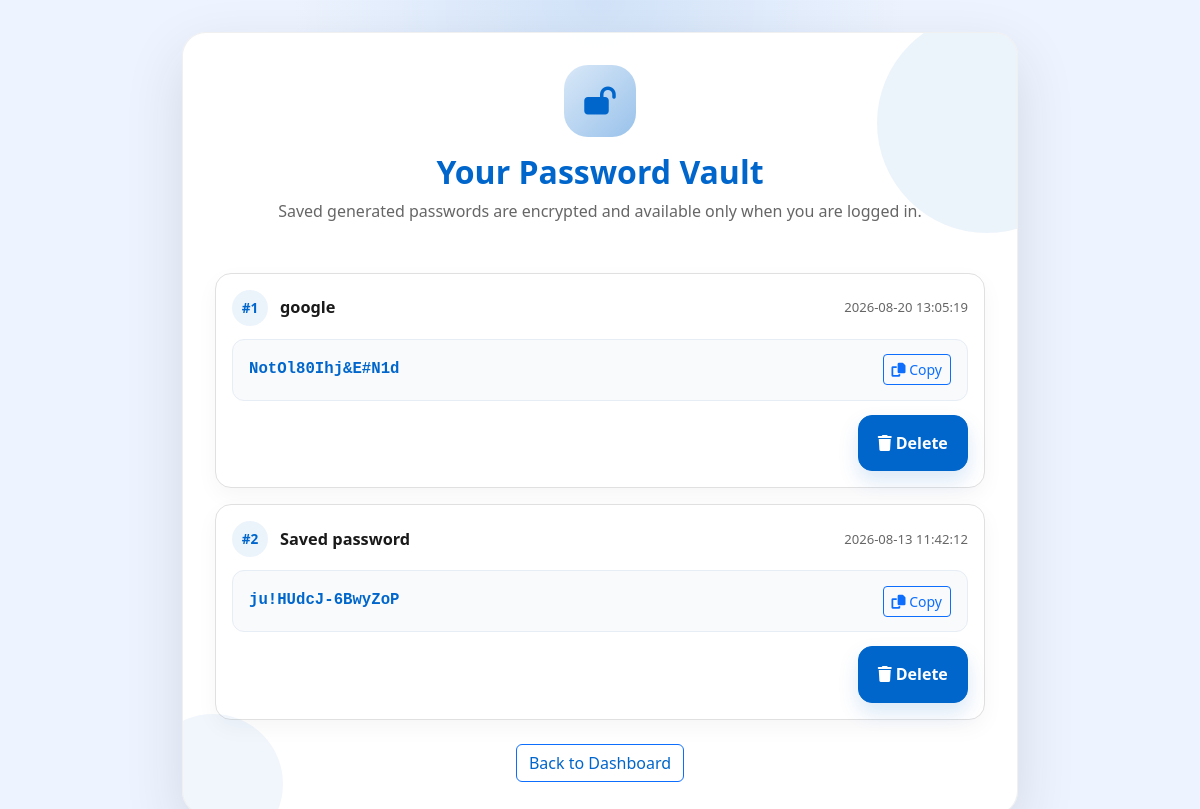
/vault.php (signed in), run on the app's committed database.
### tables this page shows
CREATE TABLE vault_entries (
            id INTEGER PRIMARY KEY AUTOINCREMENT,
            user_id INTEGER NOT NULL,
            label TEXT,
            password TEXT NOT NULL,
            created_at DATETIME DEFAULT CURRENT_TIMESTAMP,
            FOREIGN KEY(user_id) REFERENCES users(id)
        );

### auth.php (called while the page is built, shortened)
<?php
require_once __DIR__ . '/db.php';
function currentUser() {
    return $_SESSION['user'] ?? null;
}
function getVaultCipherKey(): string {
    $key = defined('VAULT_SECRET_KEY') ? VAULT_SECRET_KEY : 'shieldos-default-vault-secret';
    return substr(hash('sha256', $key, true), 0, 32);
}
function decryptVaultPassword(string $payload): string {
    $cipher = 'aes-256-cbc';
    $key = getVaultCipherKey();
    $decoded = base64_decode($payload, true);
    $ivLength = openssl_cipher_iv_length($cipher);
    $iv = substr($decoded, 0, $ivLength);
    $encrypted = substr($decoded, $ivLength);
    $decrypted = openssl_decrypt($encrypted, $cipher, $key, OPENSSL_RAW_DATA, $iv);
    return $decrypted === false ? '' : $decrypted;
}
function getVaultEntries(int $userId): array {
    global $pdo;
    $stmt = $pdo->prepare('SELECT id, label, password, created_at FROM vault_entries WHERE user_id = :user_id ORDER BY created_at DESC');
    $stmt->execute(['user_id' => $userId]);
    $rows = $stmt->fetchAll();
    return $rows;
}
?>

### vault.php (the view, shortened to what this page needs)
<?php
require_once __DIR__ . '/auth.php';
$user = currentUser();
$entries = getVaultEntries($user['id']);
?>
<!DOCTYPE html>
<html lang="en">
<head>
    <link href="https://cdn.jsdelivr.net/npm/bootstrap@5.3.0/dist/css/bootstrap.min.css" rel="stylesheet">
    <link rel="stylesheet" href="https://cdnjs.cloudflare.com/ajax/libs/font-awesome/6.4.0/css/all.min.css">
    <link rel="stylesheet" href="https://cdn.jsdelivr.net/npm/toastify-js/src/toastify.min.css">
    <link rel="stylesheet" href="style.css">
</head>
<body class="auth-page">
    <div class="container auth-wrapper">
        <div class="auth-card">
            <div class="auth-card-top text-center mb-4">
                <div class="auth-icon mb-3"><i class="fa-solid fa-lock-open"></i></div>
                <h2 class="mb-2 text-primary">Your Password Vault</h2>
                <p class="text-muted">Saved generated passwords are encrypted and available only when you are logged in.</p>
            </div>
            <?php if (count($entries) === 0): ?>
                <div class="alert alert-info">No saved passwords found. Generate one and save it from the dashboard.</div>
            <?php else: ?>
                <div class="vault-list">
                    <?php foreach ($entries as $entryNumber => $entry): ?>
                        <div class="vault-item">
                            <div class="vault-item-header">
                                <div class="vault-item-title-wrap">
                                    <span class="vault-badge">#<?= $entryNumber + 1 ?></span>
                                    <h6 class="vault-label mb-0"><?= htmlspecialchars($entry['label']) ?></h6>
                                </div>
                                <span class="vault-date"><?= htmlspecialchars($entry['created_at']) ?></span>
                            </div>
                            <div class="vault-password-box">
                                <span class="vault-password-text"><?= htmlspecialchars($entry['password']) ?></span>
                                <button type="button" class="btn btn-sm btn-outline-primary vault-copy-btn" data-password="<?= htmlspecialchars($entry['password'], ENT_QUOTES, 'UTF-8') ?>" title="Copy password"><i class="fa-solid fa-copy"></i> Copy</button>
                            </div>
                            <div class="vault-actions">
                                <form method="POST" action="vault.php" class="vault-delete-form">
                                    <button type="submit" class="btn btn-sm btn-danger"><i class="fa-solid fa-trash me-1"></i>Delete</button>
                                </form>
                            </div>
                        </div>
                    <?php endforeach; ?>
                </div>
            <?php endif; ?>
            <div class="text-center mt-4">
                <a href="index.php" class="btn btn-outline-primary">Back to Dashboard</a>
            </div>
        </div>
    </div>
</body>
</html>

### style.css (style rules this page uses)
* { margin: 0; padding: 0; box-sizing: border-box; }
:root { --primary-blue: #0066cc; --primary-blue-light: #0080ff; --primary-blue-dark: #0052a3; --secondary-light: #f8f9fa; --text-dark: #1a1a1a; --text-muted: #666666; --border-color: #e0e0e0; --accent-green: #10b981; --accent-orange: #f59e0b; --accent-red: #ef4444; }
html { scroll-behavior: smooth; }
body { background: #ffffff; color: var(--text-dark); font-family: 'Segoe UI', -apple-system, BlinkMacSystemFont, 'Helvetica Neue', sans-serif; line-height: 1.6; }
.btn-danger, .btn-red-custom { background-color: var(--primary-blue); border-color: var(--primary-blue); color: #ffffff; font-weight: 600; border-radius: 8px; transition: all 0.3s ease; box-shadow: 0 2px 8px rgba(0, 102, 204, 0.15); }
.text-primary { color: var(--primary-blue) !important; }
.text-muted { color: var(--text-muted) !important; }
.auth-page { background: radial-gradient(circle at top, rgba(0, 102, 204, 0.12), transparent 30%), #eef4ff; min-height: 100vh; display: flex; align-items: center; justify-content: center; padding: 2rem; }
.auth-wrapper { width: 100%; max-width: 860px; margin: 0 auto; display: flex; }
.auth-card { width: 100%; background: rgba(255, 255, 255, 0.98); border: 1px solid rgba(0, 0, 0, 0.06); border-radius: 24px; box-shadow: 0 22px 60px rgba(15, 23, 42, 0.12); padding: 2rem; position: relative; overflow: hidden; display: flex; flex-direction: column; }
.auth-card::before { content: ''; position: absolute; top: -20px; right: -80px; width: 220px; height: 220px; background: rgba(0, 102, 204, 0.08); border-radius: 50%; }
.auth-card::after { content: ''; position: absolute; bottom: -40px; left: -40px; width: 140px; height: 140px; background: rgba(0, 102, 204, 0.06); border-radius: 50%; }
.auth-card-top { position: relative; z-index: 1; }
.auth-card .btn-danger, .auth-card .btn-primary { background-color: var(--primary-blue); border-color: var(--primary-blue); padding: 0.95rem 1.2rem; font-size: 1rem; border-radius: 14px; box-shadow: 0 10px 20px rgba(0, 102, 204, 0.15); }
.auth-card h2 { font-size: 2rem; font-weight: 700; margin-bottom: 0.5rem; }
.auth-card p { color: var(--text-muted); margin-bottom: 1.5rem; }
.auth-card a { color: var(--primary-blue); }
.auth-icon { width: 72px; height: 72px; margin: 0 auto; display: grid; place-items: center; border-radius: 24px; background: linear-gradient(135deg, rgba(0, 102, 204, 0.15), rgba(0, 102, 204, 0.4)); color: var(--primary-blue); font-size: 1.75rem; }
.vault-list { display: flex; flex-direction: column; gap: 1rem; width: 100%; flex: 1; }
.vault-item { background: #ffffff; border: 1px solid var(--border-color); border-radius: 16px; padding: 1rem; box-shadow: 0 8px 22px rgba(15, 23, 42, 0.04); width: 100%; }
.vault-item-header { display: flex; align-items: center; justify-content: space-between; gap: 0.75rem; margin-bottom: 0.8rem; }
.vault-item-title-wrap { display: flex; align-items: center; gap: 0.75rem; min-width: 0; }
.vault-badge { display: inline-flex; align-items: center; justify-content: center; min-width: 2.25rem; height: 2.25rem; padding: 0.35rem 0.6rem; border-radius: 999px; background: rgba(0, 102, 204, 0.08); color: var(--primary-blue); font-weight: 700; font-size: 0.85rem; }
.vault-label { font-size: 1.02rem; font-weight: 700; color: var(--text-dark); word-break: break-word; }
.vault-date { font-size: 0.82rem; color: var(--text-muted); white-space: nowrap; }
.vault-password-box { display: flex; align-items: center; justify-content: space-between; gap: 0.75rem; background: #f8fafc; border: 1px solid #e7edf5; border-radius: 12px; padding: 0.9rem 1rem; }
.vault-password-text { flex: 1; font-family: 'Courier New', monospace; font-size: 0.98rem; font-weight: 700; color: var(--primary-blue); word-break: break-all; }
.vault-actions { margin-top: 0.9rem; display: flex; justify-content: flex-end; }
.vault-delete-form { margin: 0; }
.vault-copy-btn { width: auto; }
.vault-delete-form button { width: auto; }
.vault-date { white-space: nowrap; }

### data on the page
vault_entries: label "google", created_at "2026-08-20 13:05:19", password "NotOl80Ihj&E#N1d"
vault_entries: label "Saved password", created_at "2026-08-13 11:42:12", password "ju!HUdcJ-6BwyZoP"
